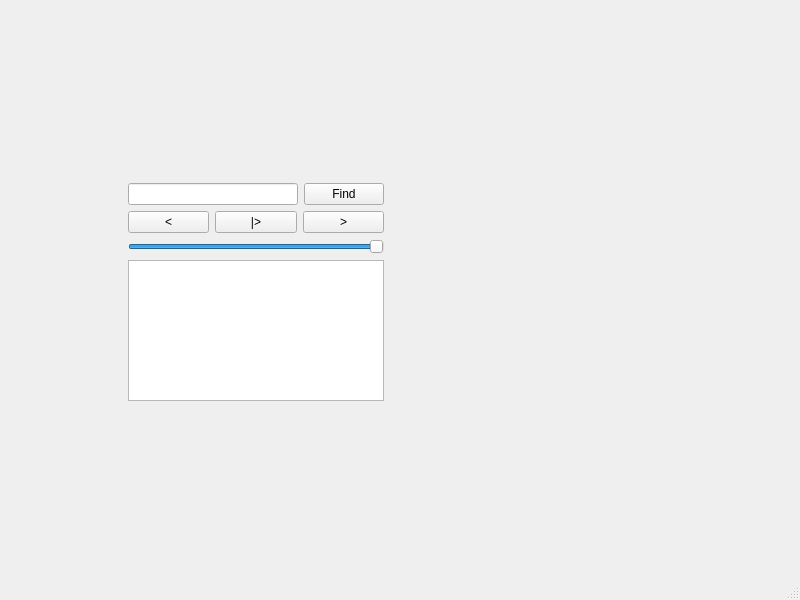
<?xml version="1.0" encoding="UTF-8"?>
<ui version="4.0">
 <class>MainWindow</class>
 <widget class="QMainWindow" name="MainWindow">
  <property name="geometry">
   <rect>
    <x>0</x>
    <y>0</y>
    <width>800</width>
    <height>600</height>
   </rect>
  </property>
  <property name="windowTitle">
   <string>MainWindow</string>
  </property>
  <widget class="QWidget" name="centralwidget">
   <layout class="QGridLayout" name="gridLayout">
    <item row="0" column="2">
     <spacer name="verticalSpacer">
      <property name="orientation">
       <enum>Qt::Vertical</enum>
      </property>
      <property name="sizeHint" stdset="0">
       <size>
        <width>20</width>
        <height>218</height>
       </size>
      </property>
     </spacer>
    </item>
    <item row="1" column="0" rowspan="2" colspan="2">
     <spacer name="horizontalSpacer">
      <property name="orientation">
       <enum>Qt::Horizontal</enum>
      </property>
      <property name="sizeHint" stdset="0">
       <size>
        <width>231</width>
        <height>20</height>
       </size>
      </property>
     </spacer>
    </item>
    <item row="1" column="4" rowspan="2">
     <spacer name="horizontalSpacer_2">
      <property name="orientation">
       <enum>Qt::Horizontal</enum>
      </property>
      <property name="sizeHint" stdset="0">
       <size>
        <width>230</width>
        <height>20</height>
       </size>
      </property>
     </spacer>
    </item>
    <item row="2" column="1" colspan="3">
     <layout class="QVBoxLayout" name="verticalLayout_2">
      <item>
       <layout class="QVBoxLayout" name="verticalLayout">
        <item>
         <layout class="QHBoxLayout" name="horizontalLayout_2">
          <item>
           <widget class="QLineEdit" name="lineEdit"/>
          </item>
          <item>
           <widget class="QPushButton" name="bFind">
            <property name="text">
             <string>Find</string>
            </property>
           </widget>
          </item>
         </layout>
        </item>
        <item>
         <layout class="QHBoxLayout" name="horizontalLayout">
          <item>
           <widget class="QPushButton" name="bPrevious">
            <property name="text">
             <string>&lt;</string>
            </property>
           </widget>
          </item>
          <item>
           <widget class="QPushButton" name="bPlay">
            <property name="text">
             <string>|&gt;</string>
            </property>
           </widget>
          </item>
          <item>
           <widget class="QPushButton" name="bNext">
            <property name="text">
             <string>&gt;</string>
            </property>
           </widget>
          </item>
         </layout>
        </item>
        <item>
         <widget class="QSlider" name="Volume">
          <property name="value">
           <number>99</number>
          </property>
          <property name="orientation">
           <enum>Qt::Horizontal</enum>
          </property>
         </widget>
        </item>
       </layout>
      </item>
      <item>
       <widget class="QListWidget" name="musicList"/>
      </item>
     </layout>
    </item>
    <item row="3" column="3">
     <spacer name="verticalSpacer_2">
      <property name="orientation">
       <enum>Qt::Vertical</enum>
      </property>
      <property name="sizeHint" stdset="0">
       <size>
        <width>20</width>
        <height>218</height>
       </size>
      </property>
     </spacer>
    </item>
   </layout>
  </widget>
  <widget class="QMenuBar" name="menubar">
   <property name="geometry">
    <rect>
     <x>0</x>
     <y>0</y>
     <width>800</width>
     <height>26</height>
    </rect>
   </property>
  </widget>
  <widget class="QStatusBar" name="statusbar"/>
 </widget>
 <resources/>
 <connections/>
</ui>
